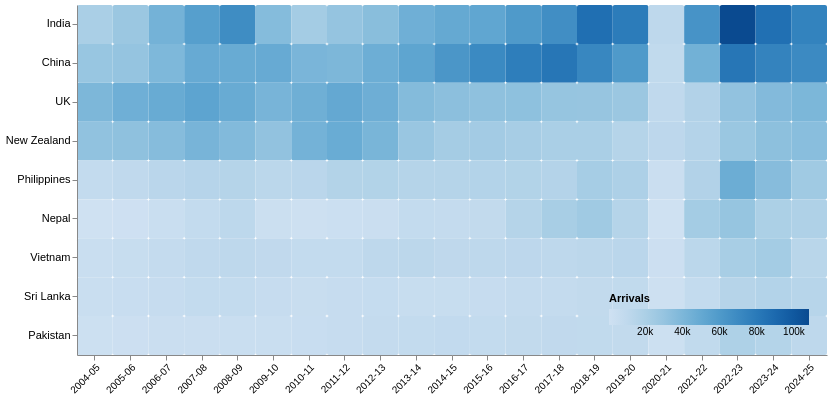

Here is the Vega-Lite specification saved for this chart:
### Vega-Lite specification from a JSON file in a GitHub repository (floating-point values rounded to 4 significant figures; data arrays with more than 128 entries replaced by an {"elided": "..."} marker saying what was removed)
{"$schema": "https://vega.github.io/schema/vega-lite/v5.json", "width": 750, "height": 350, "background": "#ffffff", "config": {"view": {"stroke": null}}, "data": {"values": {"elided": "189 records"}}, "mark": {"type": "rect", "cornerRadius": 2}, "encoding": {"x": {"field": "year", "type": "ordinal", "axis": {"labelAngle": -45, "title": null, "labelFontSize": 10}}, "y": {"field": "country", "type": "nominal", "sort": ["India", "China", "UK", "New Zealand", "Philippines", "Nepal", "Vietnam", "Sri Lanka", "Pakistan"], "axis": {"title": null, "labelFontSize": 11}}, "color": {"field": "arrivals", "type": "quantitative", "scale": {"scheme": "blues"}, "legend": {"title": "Arrivals", "labelExpr": "(datum.value/1000) + 'k'", "orient": "bottom-right", "direction": "horizontal", "gradientLength": 200}}, "tooltip": [{"field": "country", "title": "Country"}, {"field": "year", "title": "Year"}, {"field": "arrivals", "title": "Arrivals", "format": ","}]}}
